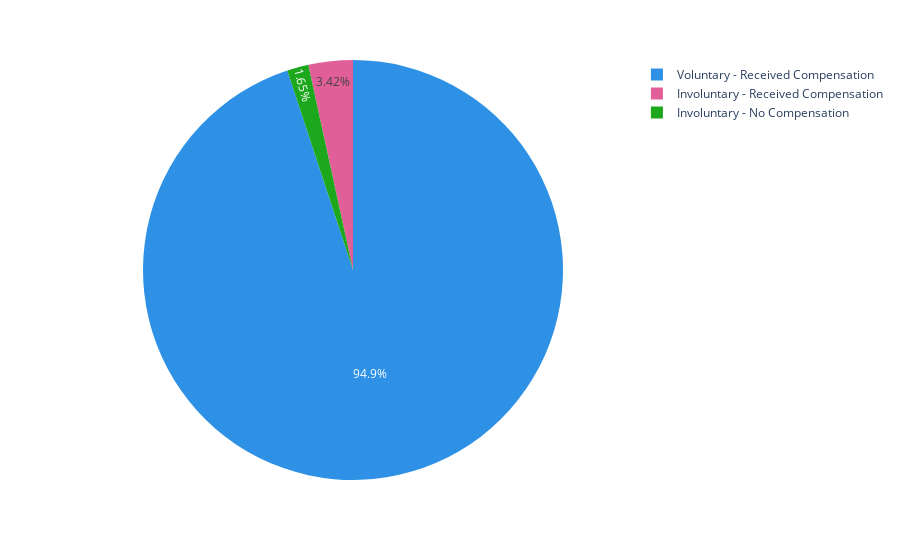

Source (notebook cell):
### Markdown cell above
Plotly also allows users to create interactive visualizations. In this project we utilized this functionality to create drop down menus in our visualizations. The example below shows how you can first create a figure with different levels for each variable you want to allow a user to select from. In this case, we used airline carrier. When outputting this graph, we will see only the default figure which is the first carrier, because there is no drop down menu yet.

### Code cell
figs = {c: px.pie(denied_boarding_reshape.loc[c].reset_index(), values="value", names="variable",
                  labels = {
                     'value':'Total Passengers', 
                     'variable':'Denial Type'
                 },
            color_discrete_sequence=px.colors.qualitative.Dark24).update_traces(
            name=c, visible=False,
        )
        for c in denied_boarding_reshape.index.get_level_values("CARRIER").unique()
    }

defaultcat = denied_boarding_reshape.index.get_level_values("CARRIER").unique()[0]
fig = figs[defaultcat].update_traces(visible=True)
for k in figs.keys():
    if k != defaultcat:
        fig.add_traces(figs[k].data)

fig.show()
